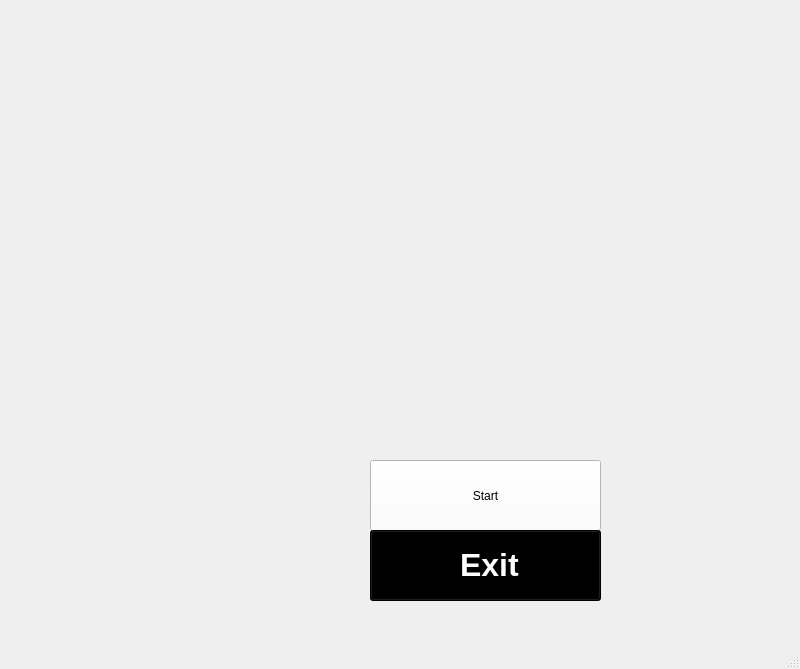
<?xml version="1.0" encoding="UTF-8"?>
<ui version="4.0">
 <class>LogIn</class>
 <widget class="QMainWindow" name="LogIn">
  <property name="geometry">
   <rect>
    <x>0</x>
    <y>0</y>
    <width>800</width>
    <height>669</height>
   </rect>
  </property>
  <property name="windowTitle">
   <string>MainWindow</string>
  </property>
  <widget class="QWidget" name="centralwidget">
   <widget class="QPushButton" name="pushButton_3">
    <property name="geometry">
     <rect>
      <x>370</x>
      <y>460</y>
      <width>231</width>
      <height>71</height>
     </rect>
    </property>
    <property name="styleSheet">
     <string notr="true">/*border-image: url(:/picture/whiteButton.jpg);*/
background-color: rgb(255, 255, 255);
font: 75 24pt &quot;Futura&quot;;
</string>
    </property>
    <property name="text">
     <string>Start</string>
    </property>
   </widget>
   <widget class="QPushButton" name="pushButton_4">
    <property name="geometry">
     <rect>
      <x>370</x>
      <y>530</y>
      <width>231</width>
      <height>71</height>
     </rect>
    </property>
    <property name="styleSheet">
     <string notr="true">background-color: rgb(0,0,0);
</string>
    </property>
    <property name="text">
     <string/>
    </property>
   </widget>
   <widget class="QLabel" name="label">
    <property name="geometry">
     <rect>
      <x>460</x>
      <y>530</y>
      <width>61</width>
      <height>71</height>
     </rect>
    </property>
    <property name="styleSheet">
     <string notr="true">font: 75 24pt &quot;Futura&quot;;</string>
    </property>
    <property name="text">
     <string>&lt;html&gt;&lt;head/&gt;&lt;body&gt;&lt;p&gt;&lt;span style=&quot; font-size:24pt; font-weight:600; color:#ffffff;&quot;&gt;    Exit&lt;/span&gt;&lt;/p&gt;&lt;/body&gt;&lt;/html&gt;</string>
    </property>
   </widget>
  </widget>
  <widget class="QMenuBar" name="menubar">
   <property name="geometry">
    <rect>
     <x>0</x>
     <y>0</y>
     <width>800</width>
     <height>22</height>
    </rect>
   </property>
  </widget>
  <widget class="QStatusBar" name="statusbar"/>
 </widget>
 <resources/>
 <connections/>
</ui>
